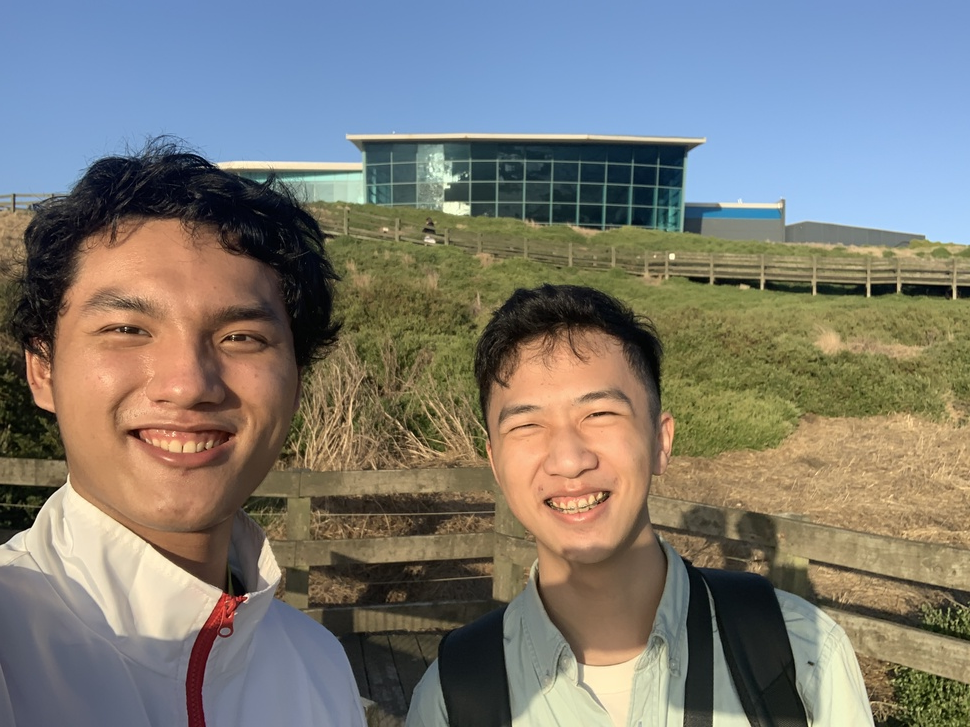
#> input picture IMG_2675.JPG, 970 x 727 px, shrunk from 3088 x 2316 before the run; its folder holds only this picture in this run
$ python -i watermark.py   (imports and definitions only)   (older library calls are emulated)
#> lines starting #> are read from the running program, lines starting #| are printed output that depends on the picture; after the words box and inside, x2 and y2 are one past the last pixel; in counts of white or black regions, pixels touching at a corner belong together
### kuwahara.py
import cv2
import numpy as np
import sys
from matplotlib import pyplot as plt
from utils import timeit, display, canny
from functools import wraps


def cache_file(func):
    @wraps(func)
    def cache_file_wrapper(*args, **kwargs):
        if "basename" in kwargs:
            basename = kwargs["basename"]
            del kwargs["basename"]
            filename = f"{basename}-{func.__name__}.npy"
            try:
                return np.load(filename)
            except FileNotFoundError:
                result = func(*args, **kwargs)
                np.save(filename, result)
                return result
        return func(*args, **kwargs)

    return cache_file_wrapper


@timeit
@cache_file
def kuwahara_color(image, window_size):
    # 確保窗口大小是奇數
    if window_size % 2 == 0:
        window_size += 1

    # 複製原始圖像
    result = image.copy()

    fimage = image.astype(np.float32)

    # 計算圖像的平均值和方差
    mean = cv2.boxFilter(fimage, cv2.CV_32F, (window_size, window_size))
    mean_sq = cv2.boxFilter(fimage * fimage, cv2.CV_32F, (window_size, window_size))
    variance = np.mean(np.abs(mean_sq - mean * mean), axis=2)

    display(variance, colorbar=True)

    # 遍歷圖像的每個像素
    rows, cols, channels = image.shape
    half_size = window_size // 2
    for i in range(half_size, rows - half_size):
        for j in range(half_size, cols - half_size):
            idx = np.argmin(
                variance[
                    i - half_size : i + half_size + 1, j - half_size : j + half_size + 1
                ]
            )
            x = idx // window_size
            y = idx % window_size
            # 將最小方差對應的強度值分配給該像素
            result[i, j] = image[i - half_size + x, j - half_size + y]

    return result


# [12 lines that do not run on import are left out]

### utils.py
import cv2
import numpy as np
from scipy.signal import convolve2d
import matplotlib.pyplot as plt
import time
from functools import wraps


figure_count = 1


def display(*imgs, cmap="gray", axis=False, colorbar=False, title="", **kwargs):
    """Display images helper function"""
    global figure_count
    for i, img in enumerate(imgs):
        # Check if the image is in BGR format, convert it to RGB
        if len(img.shape) == 3:
            img = cv2.cvtColor(img, cv2.COLOR_BGR2RGB)
        plt.figure()
        plt.imshow(img, cmap=cmap, **kwargs)
        if colorbar:
            plt.colorbar()
        if title:
            plt.title(title)
        plt.axis(axis)
        # [9 lines of commented-out code are left out]
        figure_count += 1


def timeit(func):
    @wraps(func)
    def timeit_wrapper(*args, **kwargs):
        start_time = time.perf_counter()
        result = func(*args, **kwargs)
        end_time = time.perf_counter()
        total_time = end_time - start_time
        print(f"Function {func.__name__} Took {total_time:.4f} seconds")
        return result

    return timeit_wrapper


@timeit
def conv(img, kernel):
    return cv2.filter2D(img, -1, kernel)


def canny(image, threshold1, threshold2):
    gray = cv2.cvtColor(image, cv2.COLOR_BGR2GRAY)
    edges = cv2.Canny(image, threshold1, threshold2)

    return edges


def key(a, b):
    return str(tuple(quantize(a)) + tuple(quantize(b)))


def quantize(x, bits=3):
    return x + (1 << bits - 1) - 1 >> bits << bits


# [4 lines left out: function parse_array, not called in this run]

### cluster.py
import sys
import numpy as np
import pandas as pd
from sklearn.cluster import DBSCAN
from matplotlib import pyplot as plt
from utils import parse_array
from plot import plot_3d


def to_ndarray(series):
    return np.array(series.tolist())


class ColorCluster:
    def __init__(self, df):
        self.df = df
        self.clustering = None
        self.labels = None

    def cluster(self, key, weight_key="count"):
        colors = to_ndarray(self.df[key])
        dbscan = DBSCAN(eps=5, min_samples=5)
        self.clustering = dbscan.fit(colors, sample_weight=self.df[weight_key])
        self.labels = self.clustering.labels_
        return self.labels

    # [9 lines left out: function mean, not called in this run]


# [12 lines that do not run on import are left out]

### watermark.py
import os
import sys
import cv2
import numpy as np
from matplotlib import pyplot as plt
import pandas as pd
from utils import display, canny, timeit, key, quantize, parse_array
from plot import plot_3d
from cluster import ColorCluster
from kuwahara import kuwahara_color


BLUR_EDGE_SIZE = 5
VARIANCE_THRESHOLD = 100


def is_white(mask):
    return np.var(mask) < VARIANCE_THRESHOLD


def mask_color(mixed, original, alpha):
    """Calculate the color of the mask."""
    return (mixed - original) / alpha + original


def mark_direction(edge):
    """Mark the direction of the edge."""
    kernel = np.array(
        [
            [0, 0, -1, 0, 0],
            [0, 0, -1, 0, 0],
            [1, 1, 0, 1, 1],
            [0, 0, -1, 0, 0],
            [0, 0, -1, 0, 0],
        ]
    )
    # Convolute image as float32
    signed = cv2.filter2D(edge, -1, kernel)
    return edge * signed


class Watermark:
    def __init__(self, filepath, alpha=0.5):
#> called with filepath = 'IMG_2675.JPG', alpha = 0.5
        self.alpha = alpha
        self.filepath = filepath
        self.basename = os.path.basename(filepath)
        self.img = cv2.imread(filepath)
#> self.img is the input picture: shape (727, 970, 3); mean B, G, R 116.7, 122.9, 124.6
        if self.img is None:
            raise Exception("Cannot read image file.")

        self.df = pd.DataFrame(
            columns=["mixed", "background", "foreground", "count"],
        )

        self.blurred = kuwahara_color(self.img, 5, basename=self.basename)
#> in kuwahara_color, `mean_sq = cv2.boxFilter(fimage * fimage, cv2.CV_32F, (window_size, win..`:
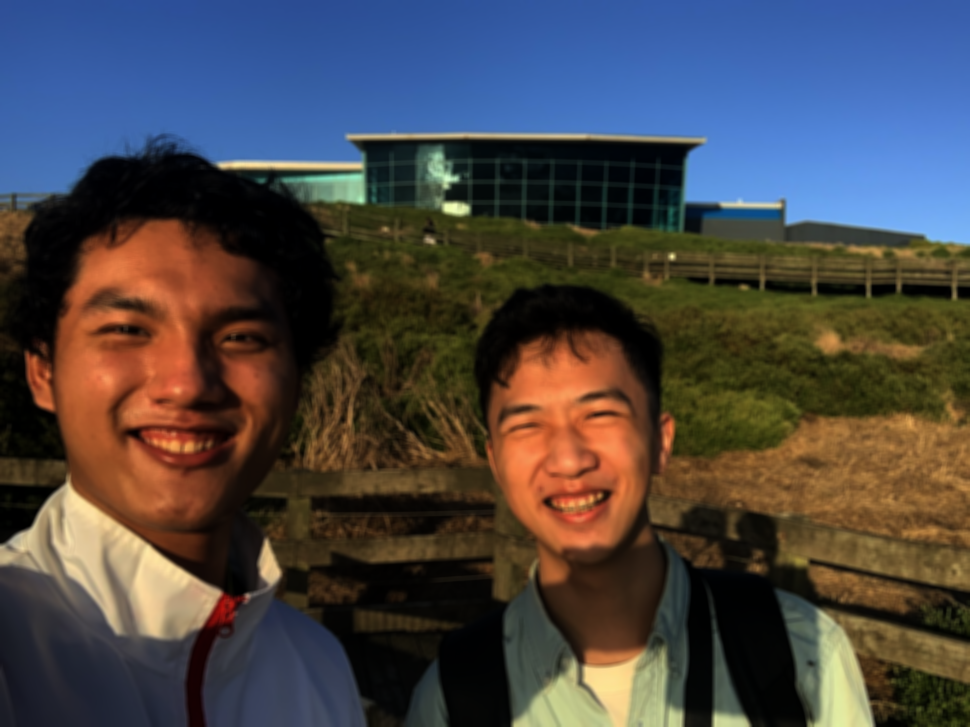
#> mean_sq: shape (727, 970, 3) float32; mean B, G, R 18272, 17941.2, 18826.9; drawn with min black and max white
#> in kuwahara_color, `variance = np.mean(np.abs(mean_sq - mean * mean), axis=2)`:
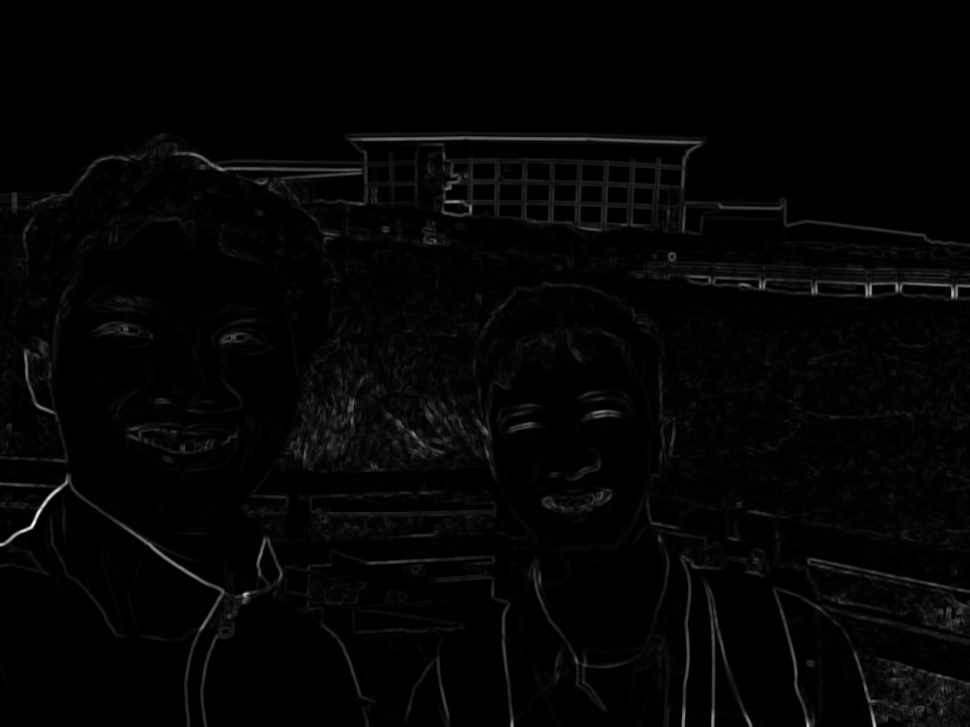
#> variance: shape (727, 970) float32; min 0, max 10389.2, mean 181.6; drawn with min black and max white
#> after the loop in kuwahara_color, `for i in range(half_size, rows - half_size):`:
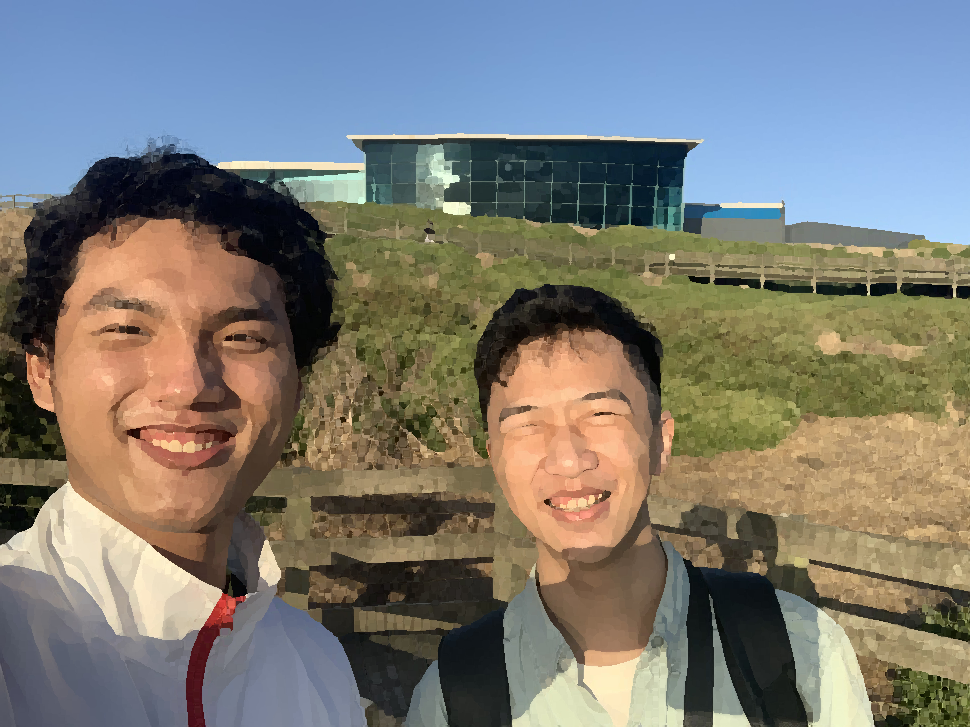
#> result: shape (727, 970, 3); mean B, G, R 116.6, 122.6, 124.2
        display(self.blurred)

        self.edge = canny(self.img, 75, 100) / 255
#> in canny, `gray = cv2.cvtColor(image, cv2.COLOR_BGR2GRAY)`:
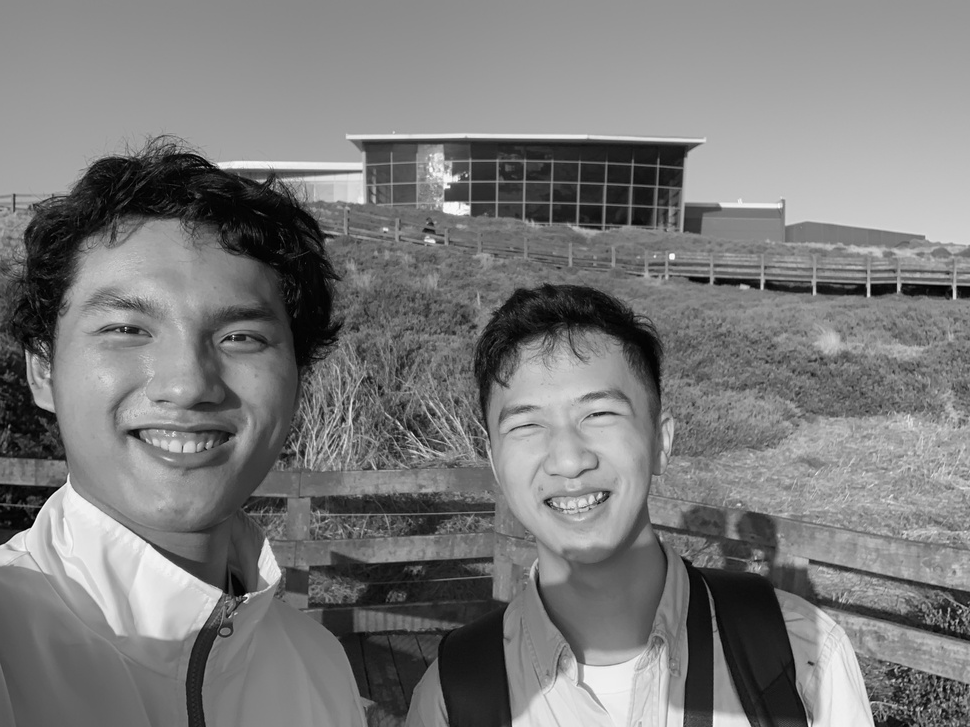
#> gray: shape (727, 970); min 0, max 252, mean 122.7
#> in canny, `edges = cv2.Canny(image, threshold1, threshold2)`:
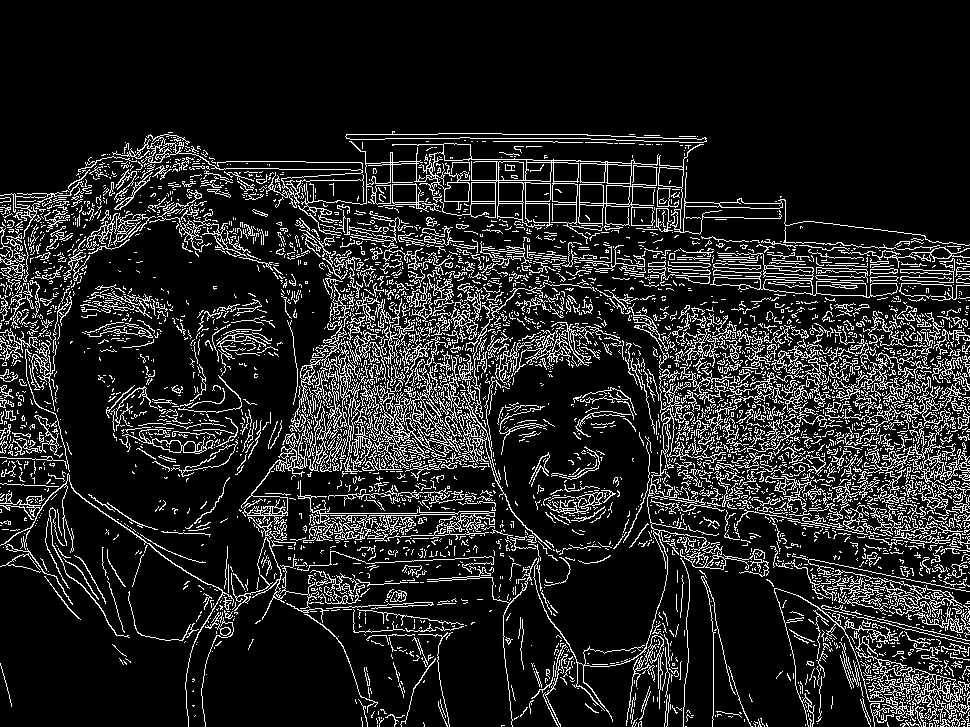
#> edges: shape (727, 970); 13.6% white in thin lines or dots, all inside (x1, y1, x2, y2) = (0, 131, 970, 727)
        display(self.edge, colorbar=True)

        self.signed_edge = mark_direction(self.edge)
#> in mark_direction, `return edge * signed`:
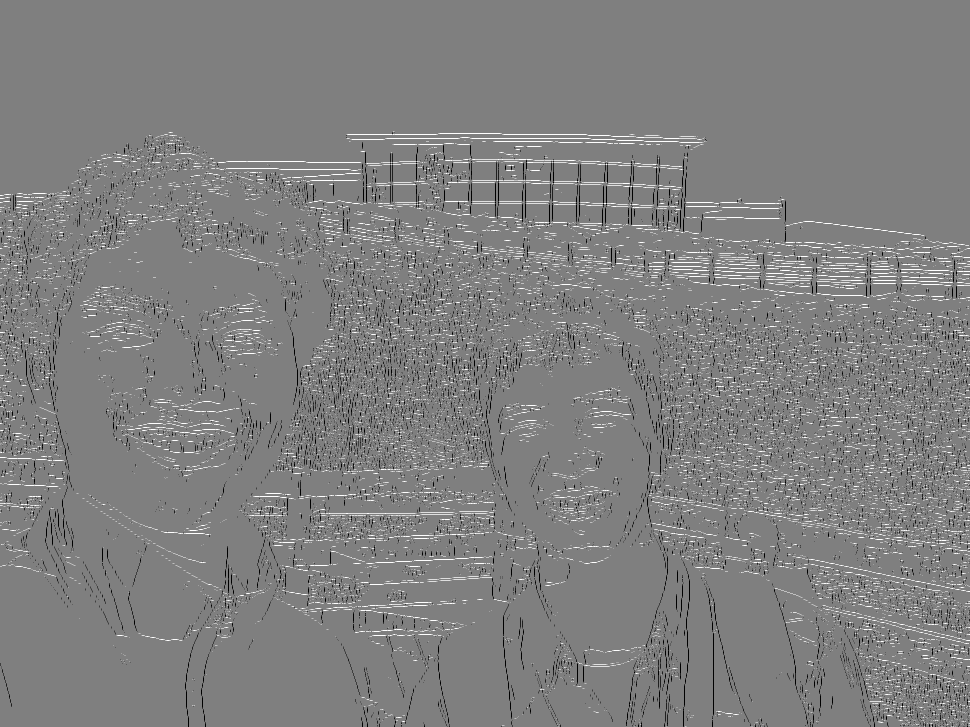
#> returned value: shape (727, 970) float64; min -4, max 4, mean 0.0324; drawn with min black and max white
        display(self.signed_edge, colorbar=True)

        self.watermark_edge = None

    # [19 lines left out: function find_watermark, not called in this run]

    def remove_watermark(self):
        cluster = ColorCluster(self.df)
        cluster.cluster("mixed")
        plot_3d(self.df, cluster.clustering.labels_)

        mixed_colors, mixed_var = cluster.mean("mixed")
        bg_colors, bg_var = cluster.mean("background")
        result = self.img.copy()

        mask_sum = np.zeros(self.img.shape, np.uint8)

        for i in range(len(mixed_colors)):
            # 計算範圍上下界
            bias = np.sqrt(mixed_var[i]) * 3
            mixed = mixed_colors[i]

            lower_bound = np.clip(mixed - bias, 0, 255)
            upper_bound = np.clip(mixed + bias, 0, 255)

            filtered_img = cv2.inRange(self.img, lower_bound, upper_bound)

            # Dialate the filtered image
            kernel = np.ones((3, 3), np.uint8)
            filtered_img = cv2.dilate(filtered_img, kernel, iterations=1)

            mask = self.img.copy()
            mask[filtered_img == 0] = 0
            mask_sum = mask_sum | mask

            G = bg_colors[i]

            result[filtered_img > 0] = G

        display(mask_sum)

        return result.astype(np.uint8)

    # [25 lines left out: functions is_watermark, is_watermark_impl, not called in this run]

    def mask_color(self, mixed, original):
        """Calculate the color of the mask."""
        return mask_color(mixed, original, self.alpha)

    # [24 lines left out: functions add_data, mark_edge, load, not called in this run]

    def save(self):
        self.df.to_csv(f"{self.basename}.csv")

#> (the run stopped early here; a loop or call above may not have finished)
